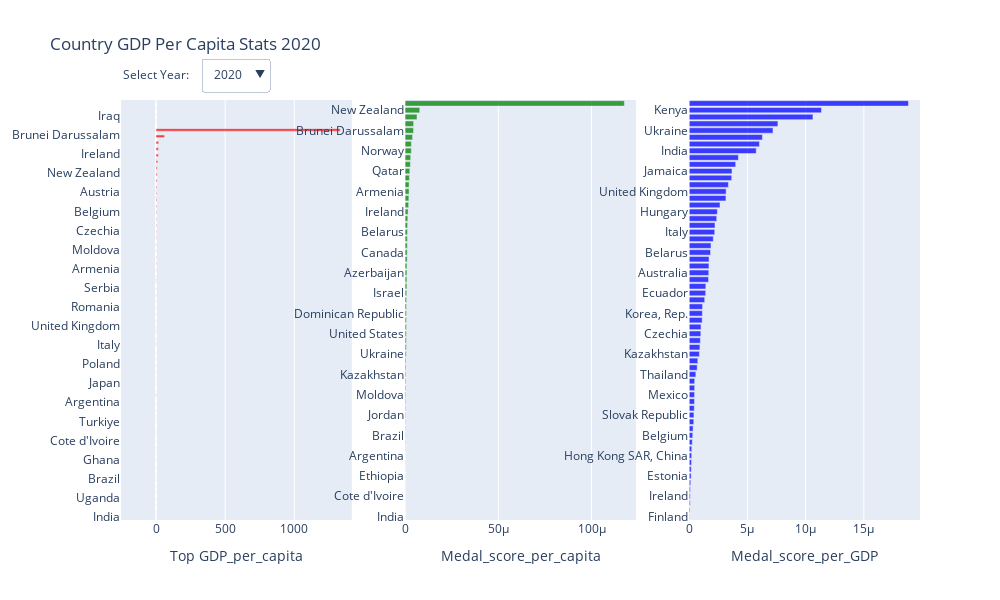

The code cell stored with this chart in its notebook:
### Code cell
fig.add_trace(go.Bar(
    y=df_filtered_gdp_cap['Country_Name'],
    x=df_filtered_gdp_cap['GDP_per_capita'],
    name='GDP_per_capita',
    marker_color='red',
    orientation='h',
    marker=dict(opacity=0.75)
))

### Figure 1 — Plotly figure (JSON) as saved in the notebook; plotly's stock layout.template omitted (floating-point values rounded to 4 significant figures; data arrays with more than 128 entries replaced by an {"elided": "..."} marker saying what was removed)
{"data": [{"marker": {"color": "red", "opacity": 0.75}, "name": "GDP_per_capita", "orientation": "h", "type": "bar", "x": [0.001368, 0.007376, 0.007839, 0.01907, 0.02568, 0.03163, 0.03187, 0.03725, 0.05111, 0.06764, 0.06869, 0.08501, 0.08534, 0.0888, 0.09781, 0.1018, 0.1042, 0.1797, 0.1872, 0.1916, 0.2876, 0.3162, 0.321, 0.3699, 0.4173, 0.4191, 0.4863, 0.5369, 0.5692, 0.578, 0.601, 0.612, 0.6516, 0.6773, 0.6975, 0.8406, 1.121, 1.137, 1.143, 1.606, 1.653, 1.708, 1.708, 1.736, 2.016, 2.149, 2.878, 3.581, 3.945, 4.867, 5.103, 5.474, 6.163, 7.277, 8.172, 8.892, 12.52, 17.13, 17.75, 18.95, 61.53, 1333.0], "xaxis": "x", "y": ["India", "China", "Ethiopia", "Uganda", "Syrian Arab Republic", "Egypt, Arab Rep.", "Brazil", "Kenya", "Uzbekistan", "Ghana", "Mexico", "Ukraine", "Cote d'Ivoire", "Morocco", "Thailand", "Turkiye", "Colombia", "Kyrgyz Republic", "Argentina", "United States", "Tunisia", "Japan", "Ecuador", "Jordan", "Poland", "Azerbaijan", "Kazakhstan", "Italy", "Spain", "France", "United Kingdom", "Korea, Rep.", "Dominican Republic", "Romania", "Belarus", "Cuba", "Serbia", "Canada", "Georgia", "Armenia", "Hungary", "Namibia", "Moldova", "Jamaica", "Australia", "Czechia", "North Macedonia", "Slovak Republic", "Belgium", "Israel", "Sweden", "Austria", "Hong Kong SAR, China", "Lithuania", "New Zealand", "Finland", "Norway", "Ireland", "Estonia", "Qatar", "Brunei Darussalam", "San Marino"], "yaxis": "y"}, {"marker": {"color": "green", "opacity": 0.75}, "name": "Medal_score_per_capita", "orientation": "h", "type": "bar", "x": [7.877e-09, 3.107e-08, 3.175e-08, 3.73e-08, 4.814e-08, 5.596e-08, 5.973e-08, 8.177e-08, 8.375e-08, 8.815e-08, 1.389e-07, 1.767e-07, 1.923e-07, 2.027e-07, 2.258e-07, 2.745e-07, 3.213e-07, 3.617e-07, 3.795e-07, 4.111e-07, 4.232e-07, 4.265e-07, 4.548e-07, 4.672e-07, 6.118e-07, 6.545e-07, 6.945e-07, 6.998e-07, 7.124e-07, 7.156e-07, 7.273e-07, 7.599e-07, 8.035e-07, 8.681e-07, 9.619e-07, 9.65e-07, 9.908e-07, 9.979e-07, 1.121e-06, 1.157e-06, 1.178e-06, 1.213e-06, 1.279e-06, 1.337e-06, 1.466e-06, 1.605e-06, 1.908e-06, 2.028e-06, 2.139e-06, 2.15e-06, 2.319e-06, 2.536e-06, 2.832e-06, 3.009e-06, 3.346e-06, 3.391e-06, 4e-06, 4.528e-06, 4.567e-06, 6.382e-06, 7.858e-06, 0.0001176], "xaxis": "x2", "y": ["India", "Ghana", "Mexico", "Cote d'Ivoire", "Syrian Arab Republic", "Thailand", "Ethiopia", "Morocco", "Egypt, Arab Rep.", "Argentina", "China", "Colombia", "Brazil", "Uganda", "Turkiye", "Jordan", "Uzbekistan", "Finland", "Moldova", "Tunisia", "Kenya", "Kazakhstan", "Ecuador", "Romania", "Ukraine", "Spain", "Korea, Rep.", "United States", "Poland", "Lithuania", "Dominican Republic", "Kyrgyz Republic", "Namibia", "Israel", "France", "North Macedonia", "Azerbaijan", "Japan", "Austria", "Canada", "Italy", "Belgium", "Belarus", "Hong Kong SAR, China", "Slovak Republic", "Ireland", "United Kingdom", "Sweden", "Armenia", "Czechia", "Serbia", "Qatar", "Cuba", "Estonia", "Norway", "Australia", "Hungary", "Brunei Darussalam", "Georgia", "Jamaica", "New Zealand", "San Marino"], "yaxis": "y2"}, {"marker": {"color": "blue", "opacity": 0.75}, "name": "Medal_score_per_GDP", "orientation": "h", "type": "bar", "x": [4.067e-08, 7.359e-08, 8.826e-08, 9.365e-08, 9.833e-08, 1.338e-07, 1.695e-07, 1.784e-07, 2.049e-07, 2.169e-07, 2.222e-07, 2.673e-07, 3.076e-07, 3.353e-07, 3.974e-07, 4.093e-07, 4.37e-07, 4.594e-07, 4.622e-07, 4.705e-07, 4.708e-07, 5.722e-07, 6.898e-07, 7.421e-07, 8.77e-07, 9.208e-07, 9.616e-07, 1e-06, 1.017e-06, 1.116e-06, 1.135e-06, 1.15e-06, 1.332e-06, 1.417e-06, 1.43e-06, 1.664e-06, 1.682e-06, 1.696e-06, 1.707e-06, 1.834e-06, 1.875e-06, 2.069e-06, 2.194e-06, 2.219e-06, 2.364e-06, 2.419e-06, 2.648e-06, 3.156e-06, 3.175e-06, 3.369e-06, 3.652e-06, 3.676e-06, 3.995e-06, 4.228e-06, 5.758e-06, 6.034e-06, 6.287e-06, 7.197e-06, 7.62e-06, 1.063e-05, 1.136e-05, 1.883e-05], "xaxis": "x3", "y": ["Finland", "Brunei Darussalam", "San Marino", "Ireland", "Lithuania", "Qatar", "Estonia", "Israel", "Austria", "Hong Kong SAR, China", "Moldova", "Norway", "Belgium", "North Macedonia", "Sweden", "Slovak Republic", "Cote d'Ivoire", "Ghana", "Mexico", "Namibia", "Argentina", "Thailand", "Romania", "Jordan", "Kazakhstan", "Morocco", "New Zealand", "Czechia", "Canada", "Dominican Republic", "Korea, Rep.", "Spain", "Armenia", "Ecuador", "Tunisia", "France", "Australia", "Colombia", "Poland", "Belarus", "Syrian Arab Republic", "Serbia", "Italy", "Turkiye", "Azerbaijan", "Hungary", "Egypt, Arab Rep.", "Japan", "United Kingdom", "Cuba", "United States", "Jamaica", "Georgia", "Kyrgyz Republic", "India", "Brazil", "Uzbekistan", "Ukraine", "Ethiopia", "Uganda", "Kenya", "China"], "yaxis": "y3"}, {"marker": {"color": "red", "opacity": 0.75}, "name": "GDP_per_capita", "orientation": "h", "type": "bar", "x": [0.0001862, 0.001775, 0.003188, 0.005099, 0.009914, 0.01302, 0.01466, 0.01603, 0.01603, 0.01603, 0.01603, 0.01664, 0.01664, 0.01664, 0.01664, 0.01848, 0.02548, 0.02667, 0.02859, 0.02859, 0.02859, 0.02859, 0.03355, 0.1169, 0.1261, 0.1261, 0.1261, 0.1261, 0.1327, 0.1327, 0.1327, 0.1327, 0.1391, 0.1762, 0.26, 0.2662, 0.2662, 0.2662, 0.2662, 0.2824, 0.2824, 0.2824, 0.2824, 0.4026, 0.4026, 0.4026, 0.4026, 0.9752], "y": ["India", "Pakistan", "Brazil", "Japan", "Mexico", "Spain", "Morocco", "Italy", "Italy", "Italy", "Italy", "United States", "United States", "United States", "United States", "Turkiye", "Ghana", "United Kingdom", "France", "France", "France", "France", "Iraq", "Venezuela, RB", "Canada", "Canada", "Canada", "Canada", "Austria", "Austria", "Austria", "Austria", "Belgium", "Australia", "Singapore", "Finland", "Finland", "Finland", "Finland", "Sweden", "Sweden", "Sweden", "Sweden", "Norway", "Norway", "Norway", "Norway", "New Zealand"]}], "layout": {"annotations": [{"align": "left", "showarrow": false, "text": "Select Year:", "x": 0, "y": 1.085, "yref": "paper"}], "barmode": "group", "height": 600, "showlegend": false, "title": {"text": "Country GDP Per Capita Stats 2020"}, "updatemenus": [{"buttons": [{"args": [{"marker_color": ["red", "green", "blue"], "name": ["GDP_per_capita", "Medal_score_per_capita", "Medal_score_per_GDP"], "orientation": "h", "type": "bar", "x": {"elided": "3x62 float values"}, "y": {"elided": "3x62 str values"}}, {"title": "Country Population, GDP, and Medal Score in 2020"}], "label": "2020", "method": "update"}, {"args": [{"marker_color": ["red", "green", "blue"], "name": ["GDP_per_capita", "Medal_score_per_capita", "Medal_score_per_GDP"], "orientation": "h", "type": "bar", "x": [[0.007061, 0.06939, 0.1922, 0.3133, 0.4083, 0.5369, 0.573, 0.6188, 0.6482, 0.6492, 0.6516, 0.6738, 1.256, 1.68, 2.204, 2.291, 3.578, 4.161, 5.365, 5.822, 8.826, 9.063, 15.49, 4591.0], [1.212e-08, 4.274e-08, 5.472e-08, 6.723e-08, 1.053e-07, 1.053e-07, 1.499e-07, 1.75e-07, 2.003e-07, 2.05e-07, 2.979e-07, 3.069e-07, 4.081e-07, 4.318e-07, 6.785e-07, 8.476e-07, 1.223e-06, 1.285e-06, 1.592e-06, 1.632e-06, 3.054e-06, 3.341e-06, 1.525e-05, 2.619e-05], [5.705e-09, 4.207e-08, 4.624e-08, 6.583e-08, 8.74e-08, 1.019e-07, 1.616e-07, 1.8e-07, 1.826e-07, 2.58e-07, 3.592e-07, 5.199e-07, 5.246e-07, 5.55e-07, 6.228e-07, 6.545e-07, 6.978e-07, 7.8e-07, 9.688e-07, 9.846e-07, 1.047e-06, 1.258e-06, 1.267e-06, 1.716e-06]], "y": [["China", "Ukraine", "United States", "Japan", "Poland", "Kazakhstan", "Italy", "France", "Korea, Rep.", "Spain", "United Kingdom", "Belarus", "Canada", "Hungary", "Czechia", "Australia", "Slovak Republic", "Belgium", "Sweden", "Austria", "New Zealand", "Finland", "Norway", "Liechtenstein"], ["China", "Spain", "Kazakhstan", "Ukraine", "United Kingdom", "Poland", "United States", "Belgium", "Australia", "Japan", "Italy", "Hungary", "New Zealand", "France", "Korea, Rep.", "Belarus", "Czechia", "Slovak Republic", "Canada", "Finland", "Austria", "Sweden", "Norway", "Liechtenstein"], ["Liechtenstein", "Belgium", "New Zealand", "Spain", "Australia", "Kazakhstan", "United Kingdom", "Finland", "Hungary", "Poland", "Slovak Republic", "Italy", "Austria", "Czechia", "Sweden", "Japan", "France", "United States", "Ukraine", "Norway", "Korea, Rep.", "Belarus", "Canada", "China"]]}, {"title": "Country Population, GDP, and Medal Score in 2018"}], "label": "2018", "method": "update"}, {"args": [{"marker_color": ["red", "green", "blue"], "name": ["GDP_per_capita", "Medal_score_per_capita", "Medal_score_per_GDP"], "orientation": "h", "type": "bar", "x": {"elided": "3x57 float values"}, "y": {"elided": "3x57 str values"}}, {"title": "Country Population, GDP, and Medal Score in 2016"}], "label": "2016", "method": "update"}, {"args": [{"marker_color": ["red", "green", "blue"], "name": ["GDP_per_capita", "Medal_score_per_capita", "Medal_score_per_GDP"], "orientation": "h", "type": "bar", "x": [[0.005566, 0.06858, 0.09801, 0.1731, 0.3023, 0.3731, 0.5764, 0.5851, 0.6495, 0.7345, 0.7408, 0.8828, 1.438, 1.89, 2.663, 3.455, 6.059, 6.19, 9.215, 18.89], [1.385e-08, 5.784e-08, 8.835e-08, 1.1e-07, 1.238e-07, 1.645e-07, 1.727e-07, 2.13e-07, 3.35e-07, 3.946e-07, 4.072e-07, 4.102e-07, 5.536e-07, 1.552e-06, 1.615e-06, 1.693e-06, 1.831e-06, 2.681e-06, 3.861e-06, 1.051e-05], [7.808e-08, 7.998e-08, 1.603e-07, 1.686e-07, 1.987e-07, 2.812e-07, 3.639e-07, 4.332e-07, 5.566e-07, 5.812e-07, 6.269e-07, 6.372e-07, 8.547e-07, 9.978e-07, 1.058e-06, 1.079e-06, 1.288e-06, 1.918e-06, 2.488e-06, 4.186e-06]], "y": [["China", "Ukraine", "Russian Federation", "United States", "Japan", "Poland", "Korea, Rep.", "Italy", "France", "United Kingdom", "Kazakhstan", "Belarus", "Canada", "Czechia", "Australia", "Slovak Republic", "Austria", "Sweden", "Finland", "Norway"], ["China", "Kazakhstan", "Ukraine", "Japan", "United Kingdom", "Italy", "United States", "Australia", "Korea, Rep.", "Poland", "France", "Russian Federation", "Slovak Republic", "Canada", "Czechia", "Belarus", "Finland", "Sweden", "Austria", "Norway"], ["Kazakhstan", "Australia", "Slovak Republic", "United Kingdom", "Finland", "Italy", "Japan", "Sweden", "Norway", "Korea, Rep.", "France", "Austria", "Czechia", "United States", "Poland", "Canada", "Ukraine", "Belarus", "China", "Russian Federation"]]}, {"title": "Country Population, GDP, and Medal Score in 2014"}], "label": "2014", "method": "update"}, {"args": [{"marker_color": ["red", "green", "blue"], "name": ["GDP_per_capita", "Medal_score_per_capita", "Medal_score_per_GDP"], "orientation": "h", "type": "bar", "x": {"elided": "3x60 float values"}, "y": {"elided": "3x60 str values"}}, {"title": "Country Population, GDP, and Medal Score in 2012"}], "label": "2012", "method": "update"}, {"args": [{"marker_color": ["red", "green", "blue"], "name": ["GDP_per_capita", "Medal_score_per_capita", "Medal_score_per_GDP"], "orientation": "h", "type": "bar", "x": [[0.003402, 0.07473, 0.1573, 0.3287, 0.3511, 0.4659, 0.5557, 0.6079, 0.6255, 0.6324, 0.6362, 1.399, 1.906, 2.366, 3.136, 5.608, 5.637, 8.671, 11.01, 17.94], [1.719e-08, 4.78e-08, 6.247e-08, 1.225e-07, 1.35e-07, 1.82e-07, 2.263e-07, 2.768e-07, 2.891e-07, 3.631e-07, 6.327e-07, 6.458e-07, 9.547e-07, 1.113e-06, 1.119e-06, 1.502e-06, 1.794e-06, 2.453e-06, 3.587e-06, 1.002e-05], [7.558e-08, 1.29e-07, 1.364e-07, 1.534e-07, 1.779e-07, 2.205e-07, 2.22e-07, 3.548e-07, 4.35e-07, 4.425e-07, 5.01e-07, 5.588e-07, 6.396e-07, 8.797e-07, 9.944e-07, 1.283e-06, 1.386e-06, 1.439e-06, 2.436e-06, 5.054e-06]], "y": [["China", "Russian Federation", "United States", "Poland", "Japan", "Korea, Rep.", "Kazakhstan", "Italy", "France", "United Kingdom", "Belarus", "Canada", "Czechia", "Australia", "Slovak Republic", "Austria", "Sweden", "Finland", "Estonia", "Norway"], ["China", "United Kingdom", "Japan", "Kazakhstan", "Italy", "Russian Federation", "United States", "France", "Poland", "Australia", "Belarus", "Korea, Rep.", "Czechia", "Slovak Republic", "Finland", "Estonia", "Canada", "Sweden", "Austria", "Norway"], ["United Kingdom", "Finland", "Estonia", "Australia", "Japan", "Kazakhstan", "Italy", "Slovak Republic", "Sweden", "France", "Czechia", "Norway", "Austria", "Poland", "Belarus", "Canada", "Korea, Rep.", "United States", "Russian Federation", "China"]]}, {"title": "Country Population, GDP, and Medal Score in 2010"}], "label": "2010", "method": "update"}, {"args": [{"marker_color": ["red", "green", "blue"], "name": ["GDP_per_capita", "Medal_score_per_capita", "Medal_score_per_GDP"], "orientation": "h", "type": "bar", "x": {"elided": "3x60 float values"}, "y": {"elided": "3x60 str values"}}, {"title": "Country Population, GDP, and Medal Score in 2008"}], "label": "2008", "method": "update"}, {"args": [{"marker_color": ["red", "green", "blue"], "name": ["GDP_per_capita", "Medal_score_per_capita", "Medal_score_per_GDP"], "orientation": "h", "type": "bar", "x": [[0.001601, 0.04838, 0.05111, 0.1552, 0.2369, 0.2815, 0.4006, 0.4489, 0.5732, 0.5767, 1.244, 1.491, 1.788, 2.451, 4.919, 5.131, 7.828, 9.385, 15.91], [1.449e-08, 2.346e-08, 4.275e-08, 7.865e-08, 1.743e-07, 1.956e-07, 2.082e-07, 2.672e-07, 3.076e-07, 3.612e-07, 3.722e-07, 5.368e-07, 7.813e-07, 1.289e-06, 2.848e-06, 3.304e-06, 5.805e-06, 6.651e-06, 6.682e-06], [8.335e-08, 1.094e-07, 1.519e-07, 3.32e-07, 3.639e-07, 4.181e-07, 4.661e-07, 5.198e-07, 5.242e-07, 6.263e-07, 6.439e-07, 7.121e-07, 8.364e-07, 1.037e-06, 1.123e-06, 1.18e-06, 1.196e-06, 6.358e-06, 9.051e-06]], "y": [["China", "Russian Federation", "Ukraine", "United States", "Poland", "Japan", "Belarus", "Korea, Rep.", "France", "Italy", "Canada", "Czechia", "Australia", "Slovak Republic", "Austria", "Sweden", "Finland", "Estonia", "Norway"], ["China", "Japan", "Ukraine", "Poland", "United States", "Australia", "Belarus", "France", "Russian Federation", "Italy", "Slovak Republic", "Korea, Rep.", "Czechia", "Canada", "Finland", "Sweden", "Austria", "Norway", "Estonia"], ["Japan", "Australia", "Slovak Republic", "Poland", "Finland", "Norway", "France", "Belarus", "Czechia", "Italy", "Sweden", "Estonia", "Ukraine", "Canada", "United States", "Austria", "Korea, Rep.", "Russian Federation", "China"]]}, {"title": "Country Population, GDP, and Medal Score in 2006"}], "label": "2006", "method": "update"}, {"args": [{"marker_color": ["red", "green", "blue"], "name": ["GDP_per_capita", "Medal_score_per_capita", "Medal_score_per_GDP"], "orientation": "h", "type": "bar", "x": {"elided": "3x52 float values"}, "y": {"elided": "3x52 str values"}}, {"title": "Country Population, GDP, and Medal Score in 2004"}], "label": "2004", "method": "update"}, {"args": [{"marker_color": ["red", "green", "blue"], "name": ["GDP_per_capita", "Medal_score_per_capita", "Medal_score_per_GDP"], "orientation": "h", "type": "bar", "x": [[0.000897, 0.01636, 0.1321, 0.1362, 0.1499, 0.2575, 0.2763, 0.3922, 0.3929, 0.5066, 0.7734, 0.7905, 1.041, 3.282, 3.35, 3.873, 5.191, 9.494], [1.093e-08, 2.354e-08, 5.053e-08, 7.847e-08, 1.014e-07, 1.858e-07, 2.051e-07, 2.099e-07, 3.078e-07, 3.882e-07, 4.381e-07, 6.865e-07, 1.008e-06, 1.084e-06, 3.093e-06, 3.269e-06, 4.35e-06, 1.234e-05], [9.141e-08, 9.974e-08, 2.957e-07, 3.01e-07, 5.761e-07, 6.297e-07, 6.76e-07, 7.596e-07, 8.684e-07, 9.424e-07, 9.881e-07, 1.117e-06, 1.123e-06, 1.3e-06, 1.402e-06, 1.553e-06, 1.136e-05, 1.219e-05]], "y": [["China", "Russian Federation", "United States", "Poland", "Belarus", "Japan", "Korea, Rep.", "Italy", "France", "United Kingdom", "Canada", "Czechia", "Australia", "Austria", "Sweden", "Estonia", "Finland", "Norway"], ["China", "Japan", "United Kingdom", "Poland", "Belarus", "Russian Federation", "United States", "Korea, Rep.", "Australia", "France", "Italy", "Czechia", "Sweden", "Canada", "Austria", "Finland", "Estonia", "Norway"], ["Japan", "United Kingdom", "Australia", "Sweden", "Poland", "Finland", "Belarus", "Korea, Rep.", "Czechia", "Austria", "France", "Italy", "Estonia", "Norway", "Canada", "United States", "Russian Federation", "China"]]}, {"title": "Country Population, GDP, and Medal Score in 2002"}], "label": "2002", "method": "update"}, {"args": [{"marker_color": ["red", "green", "blue"], "name": ["GDP_per_capita", "Medal_score_per_capita", "Medal_score_per_GDP"], "orientation": "h", "type": "bar", "x": {"elided": "3x54 float values"}, "y": {"elided": "3x54 str values"}}, {"title": "Country Population, GDP, and Medal Score in 2000"}], "label": "2000", "method": "update"}, {"args": [{"marker_color": ["red", "green", "blue"], "name": ["GDP_per_capita", "Medal_score_per_capita", "Medal_score_per_GDP"], "orientation": "h", "type": "bar", "x": [[0.0006672, 0.01243, 0.01666, 0.09745, 0.1191, 0.1501, 0.1789, 0.2565, 0.3922, 0.4149, 0.4838, 0.6304, 0.6972, 1.154, 2.483, 3.43, 3.457, 5.047, 7.85], [1.127e-08, 1.71e-08, 3.988e-08, 5.374e-08, 9.801e-08, 1.015e-07, 1.327e-07, 1.661e-07, 1.986e-07, 2.16e-07, 2.809e-07, 2.844e-07, 3.515e-07, 5.649e-07, 5.828e-07, 1.061e-06, 3.51e-06, 3.881e-06, 1.241e-05], [3.534e-08, 3.947e-08, 4.656e-08, 1.634e-07, 5.206e-07, 6.477e-07, 7.69e-07, 8.523e-07, 8.961e-07, 9.245e-07, 1.023e-06, 1.323e-06, 1.362e-06, 1.522e-06, 1.57e-06, 1.581e-06, 2.394e-06, 1.69e-05, 2.289e-05]], "y": [["China", "Russian Federation", "Ukraine", "Kazakhstan", "United States", "Belarus", "Korea, Rep.", "Japan", "Italy", "France", "United Kingdom", "Czechia", "Canada", "Australia", "Belgium", "Austria", "Sweden", "Finland", "Norway"], ["China", "United Kingdom", "Ukraine", "Australia", "Belgium", "United States", "Kazakhstan", "Japan", "Belarus", "France", "Korea, Rep.", "Russian Federation", "Italy", "Sweden", "Czechia", "Canada", "Austria", "Finland", "Norway"], ["United Kingdom", "Belgium", "Australia", "Sweden", "France", "Japan", "Finland", "United States", "Italy", "Czechia", "Austria", "Belarus", "Kazakhstan", "Canada", "Korea, Rep.", "Norway", "Ukraine", "China", "Russian Federation"]]}, {"title": "Country Population, GDP, and Medal Score in 1998"}], "label": "1998", "method": "update"}, {"args": [{"marker_color": ["red", "green", "blue"], "name": ["GDP_per_capita", "Medal_score_per_capita", "Medal_score_per_GDP"], "orientation": "h", "type": "bar", "x": {"elided": "3x53 float values"}, "y": {"elided": "3x53 str values"}}, {"title": "Country Population, GDP, and Medal Score in 1996"}], "label": "1996", "method": "update"}, {"args": [{"marker_color": ["red", "green", "blue"], "name": ["GDP_per_capita", "Medal_score_per_capita", "Medal_score_per_GDP"], "orientation": "h", "type": "bar", "x": [[0.0003973, 0.01794, 0.01949, 0.02576, 0.08152, 0.1053, 0.1428, 0.2326, 0.319, 0.3402, 0.3406, 0.396, 0.6874, 1.018, 2.971, 3.232, 3.99, 6.76], [3.356e-09, 3.456e-08, 5.616e-08, 7.19e-08, 7.704e-08, 1.011e-07, 1.14e-07, 1.341e-07, 3.36e-07, 3.571e-07, 3.911e-07, 4.336e-07, 6.861e-07, 8.62e-07, 9.111e-07, 1.376e-06, 2.016e-06, 1.314e-05], [5.516e-08, 1.015e-07, 2.254e-07, 2.554e-07, 3.067e-07, 3.448e-07, 6.239e-07, 1.083e-06, 1.254e-06, 1.444e-06, 1.944e-06, 2.017e-06, 2.74e-06, 3.953e-06, 5.204e-06, 5.318e-06, 8.448e-06, 1.991e-05]], "y": [["China", "Russian Federation", "Ukraine", "Uzbekistan", "Kazakhstan", "United States", "Belarus", "Korea, Rep.", "Japan", "Italy", "United Kingdom", "France", "Canada", "Australia", "Sweden", "Austria", "Finland", "Norway"], ["China", "United Kingdom", "Australia", "Japan", "Ukraine", "France", "United States", "Uzbekistan", "Korea, Rep.", "Russian Federation", "Belarus", "Kazakhstan", "Italy", "Canada", "Sweden", "Finland", "Austria", "Norway"], ["Australia", "United Kingdom", "Japan", "France", "Sweden", "Finland", "Austria", "United States", "Canada", "Korea, Rep.", "Norway", "Italy", "Belarus", "Ukraine", "Uzbekistan", "Kazakhstan", "China", "Russian Federation"]]}, {"title": "Country Population, GDP, and Medal Score in 1994"}], "label": "1994", "method": "update"}, {"args": [{"marker_color": ["red", "green", "blue"], "name": ["GDP_per_capita", "Medal_score_per_capita", "Medal_score_per_GDP"], "orientation": "h", "type": "bar", "x": {"elided": "3x77 float values"}, "y": {"elided": "3x77 str values"}}, {"title": "Country Population, GDP, and Medal Score in 1992"}], "label": "1992", "method": "update"}, {"args": [{"marker_color": ["red", "green", "blue"], "name": ["GDP_per_capita", "Medal_score_per_capita", "Medal_score_per_GDP"], "orientation": "h", "type": "bar", "x": {"elided": "3x59 float values"}, "y": {"elided": "3x59 str values"}}, {"title": "Country Population, GDP, and Medal Score in 1988"}], "label": "1988", "method": "update"}, {"args": [{"marker_color": ["red", "green", "blue"], "name": ["GDP_per_capita", "Medal_score_per_capita", "Medal_score_per_GDP"], "orientation": "h", "type": "bar", "x": {"elided": "3x65 float values"}, "y": {"elided": "3x65 str values"}}, {"title": "Country Population, GDP, and Medal Score in 1984"}], "label": "1984", "method": "update"}, {"args": [{"marker_color": ["red", "green", "blue"], "name": ["GDP_per_capita", "Medal_score_per_capita", "Medal_score_per_GDP"], "orientation": "h", "type": "bar", "x": [[0.0003837, 0.007053, 0.01587, 0.04475, 0.05534, 0.08102, 0.1499, 0.1499, 0.1499, 0.1499, 0.1656, 0.1781, 0.1781, 0.1781, 0.1781, 0.207, 0.2314, 0.2314, 0.2314, 0.2314, 0.2555, 0.4557, 0.5875, 0.6948, 0.9961, 1.305, 1.44, 1.44, 1.44, 1.44, 1.867, 2.057, 2.057, 2.057, 2.057, 2.348, 2.348, 2.348, 2.348, 3.86, 855.3], [4.305e-09, 1.712e-08, 1.816e-08, 1.816e-08, 5.327e-08, 5.327e-08, 6.542e-08, 7.088e-08, 7.088e-08, 7.385e-08, 1.224e-07, 1.232e-07, 1.315e-07, 1.506e-07, 2.934e-07, 3.043e-07, 5.631e-07, 5.631e-07, 6.025e-07, 6.025e-07, 6.748e-07, 6.748e-07, 8.79e-07, 1.021e-06, 1.06e-06, 1.06e-06, 1.203e-06, 1.203e-06, 1.285e-06, 1.405e-06, 1.987e-06, 1.987e-06, 2.527e-06, 2.527e-06, 3.138e-06, 3.138e-06, 3.348e-06, 3.348e-06, 3.671e-06, 4.384e-06, 0.0004], [7.85e-08, 7.85e-08, 2.113e-07, 2.332e-07, 2.686e-07, 2.99e-07, 2.99e-07, 4.676e-07, 4.708e-07, 4.73e-07, 4.73e-07, 5.146e-07, 5.849e-07, 5.849e-07, 7.36e-07, 7.36e-07, 9.51e-07, 1.228e-06, 1.228e-06, 1.29e-06, 1.336e-06, 1.336e-06, 1.38e-06, 1.38e-06, 1.426e-06, 1.426e-06, 1.469e-06, 1.65e-06, 1.772e-06, 2.227e-06, 2.391e-06, 2.434e-06, 2.434e-06, 3.788e-06, 3.788e-06, 4.02e-06, 4.02e-06, 4.121e-06, 1.122e-05, 2.118e-05, 2.135e-05]], "y": [["India", "Uganda", "Brazil", "Mexico", "United States", "Japan", "Italy", "Italy", "Italy", "Italy", "Spain", "United Kingdom", "United Kingdom", "United Kingdom", "United Kingdom", "Cuba", "France", "France", "France", "France", "Venezuela, RB", "Canada", "Jamaica", "Australia", "Guyana", "Belgium", "Austria", "Austria", "Austria", "Austria", "Ireland", "Sweden", "Sweden", "Sweden", "Sweden", "Finland", "Finland", "Finland", "Finland", "Norway", "Liechtenstein"], ["India", "Japan", "France", "France", "United Kingdom", "United Kingdom", "Brazil", "Italy", "Italy", "Mexico", "Canada", "United States", "Venezuela, RB", "Uganda", "Spain", "Belgium", "France", "France", "Italy", "Italy", "United Kingdom", "United Kingdom", "Ireland", "Australia", "Austria", "Austria", "Sweden", "Sweden", "Guyana", "Jamaica", "Austria", "Austria", "Sweden", "Sweden", "Finland", "Finland", "Finland", "Finland", "Norway", "Cuba", "Liechtenstein"], ["France", "France", "Japan", "Belgium", "Canada", "United Kingdom", "United Kingdom", "Liechtenstein", "Ireland", "Italy", "Italy", "Venezuela, RB", "Sweden", "Sweden", "Austria", "Austria", "Norway", "Sweden", "Sweden", "Guyana", "Finland", "Finland", "Austria", "Austria", "Finland", "Finland", "Australia", "Mexico", "Spain", "United States", "Jamaica", "France", "France", "United Kingdom", "United Kingdom", "Italy", "Italy", "Brazil", "India", "Cuba", "Uganda"]]}, {"title": "Country Population, GDP, and Medal Score in 1980"}], "label": "1980", "method": "update"}, {"args": [{"marker_color": ["red", "green", "blue"], "name": ["GDP_per_capita", "Medal_score_per_capita", "Medal_score_per_GDP"], "orientation": "h", "type": "bar", "x": {"elided": "3x51 float values"}, "y": {"elided": "3x51 str values"}}, {"title": "Country Population, GDP, and Medal Score in 1976"}], "label": "1976", "method": "update"}, {"args": [{"marker_color": ["red", "green", "blue"], "name": ["GDP_per_capita", "Medal_score_per_capita", "Medal_score_per_GDP"], "orientation": "h", "type": "bar", "x": {"elided": "3x58 float values"}, "y": {"elided": "3x58 str values"}}, {"title": "Country Population, GDP, and Medal Score in 1972"}], "label": "1972", "method": "update"}, {"args": [{"marker_color": ["red", "green", "blue"], "name": ["GDP_per_capita", "Medal_score_per_capita", "Medal_score_per_GDP"], "orientation": "h", "type": "bar", "x": {"elided": "3x50 float values"}, "y": {"elided": "3x50 str values"}}, {"title": "Country Population, GDP, and Medal Score in 1968"}], "label": "1968", "method": "update"}, {"args": [{"marker_color": ["red", "green", "blue"], "name": ["GDP_per_capita", "Medal_score_per_capita", "Medal_score_per_GDP"], "orientation": "h", "type": "bar", "x": {"elided": "3x45 float values"}, "y": {"elided": "3x45 str values"}}, {"title": "Country Population, GDP, and Medal Score in 1964"}], "label": "1964", "method": "update"}, {"args": [{"marker_color": ["red", "green", "blue"], "name": ["GDP_per_capita", "Medal_score_per_capita", "Medal_score_per_GDP"], "orientation": "h", "type": "bar", "x": {"elided": "3x48 float values"}, "y": {"elided": "3x48 str values"}}, {"title": "Country Population, GDP, and Medal Score in 1960"}], "label": "1960", "method": "update"}], "direction": "down", "showactive": true, "x": 0.1, "xanchor": "left", "y": 1.1, "yanchor": "top"}], "width": 1000, "xaxis": {"anchor": "y", "domain": [0, 0.2889], "title": {"text": "Top GDP_per_capita"}}, "xaxis2": {"anchor": "y2", "domain": [0.3556, 0.6444], "title": {"text": "Medal_score_per_capita"}}, "xaxis3": {"anchor": "y3", "domain": [0.7111, 1], "title": {"text": "Medal_score_per_GDP"}}, "yaxis": {"anchor": "x", "domain": [0, 1]}, "yaxis2": {"anchor": "x2", "domain": [0, 1]}, "yaxis3": {"anchor": "x3", "domain": [0, 1]}}}
